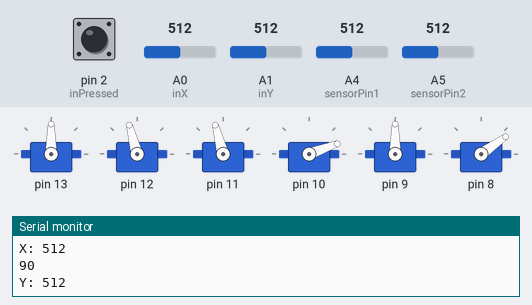
The sketch below on a simulated Arduino Uno, built with avr-gcc and run on an emulated ATmega328P. On the bench: 6 × servo, the last lines printed to the serial monitor. Inputs (shaded band) come from the test bench; at power-on: A0 (inX) = 512, A1 (inY) = 512, A4 (sensorPin1) = 512, A5 (sensorPin2) = 512, pin 2 (inPressed) HIGH.

Above: at 1.2 s.
1.3 s: A0 (inX) set to 550
At 2.6 s:
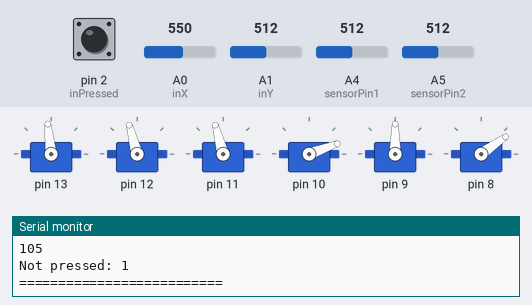
4.3 s: A0 (inX) set to 578
At 5.4 s:
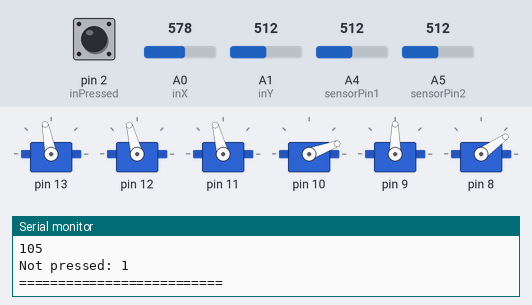
5.8 s: A1 (inY) set to 464
At 6.4 s:
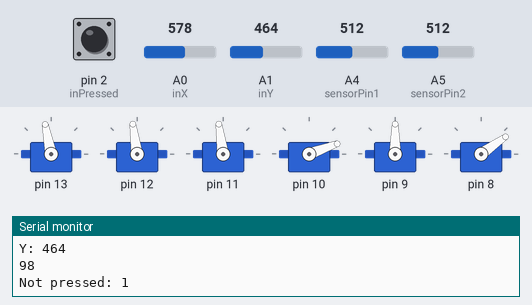
7.3 s: A4 (sensorPin1) set to 716
At 7.8 s:
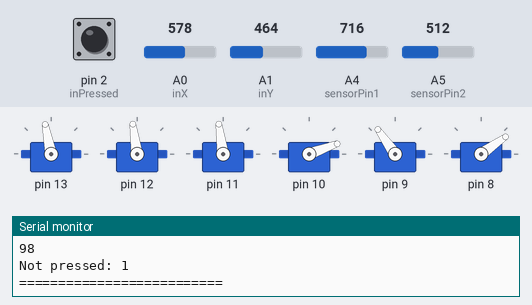
8.8 s: A5 (sensorPin2) set to 716
At 9.2 s:
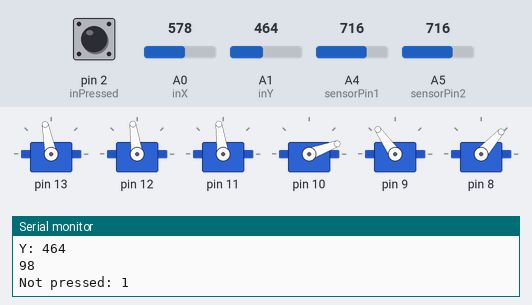
10.3 s: A1 (inY) set to 106
At 11.5 s:
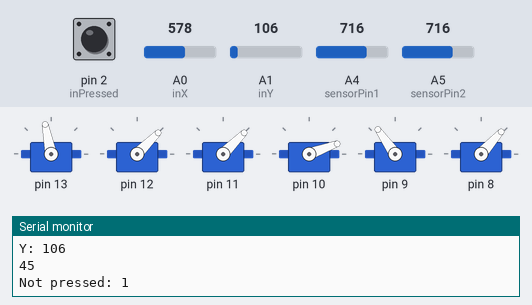
11.8 s: A1 (inY) set to 92
Timing chart, 0 to 14.3 s (numbered marks = the images above; inputs shaded):
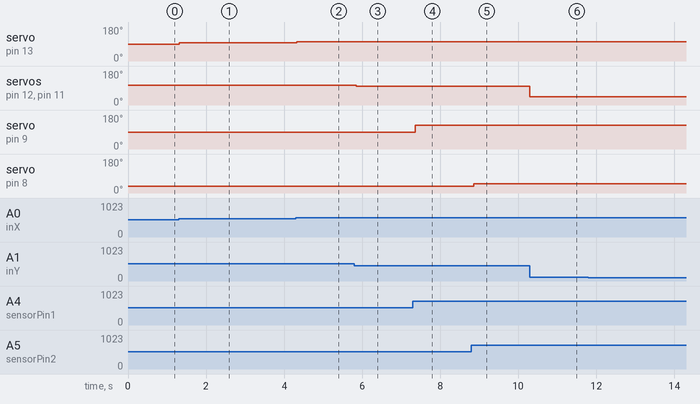

Measured:
- after the input at 1.3 s, servo on pin 13: 90° → 96° at once
- after the input at 4.3 s, servo on pin 13: 96° → 101° at once
- after the input at 5.8 s, servo on pin 12, servo on pin 11: 105° → 98° after 0.05 s
- after the input at 7.3 s, servo on pin 9: 90° → 125° after 0.06 s
- after the input at 8.8 s, servo on pin 8: 35° → 48° after 0.07 s
- after the input at 10.3 s, servo on pin 12, servo on pin 11: 98° → 45° at once
- after the input at 11.8 s, servo on pin 12, servo on pin 11: 45° → 43° at once

The sketch:

Final_Project.ino
```cpp
#include <Servo.h> // 서보모터를 사용하기 위한 헤더파일

Servo servo[6]; // 서보모터 6개

const int inX = A0; //아날로그 input ( 조이스틱 x축 )
const int inY = A1; // 아날로그 input ( 조이스틱 y축 )
const int sensorPin1 = A4; // 아날로그 핀( 가변저항 1번 )
const int sensorPin2 = A5; // 아날로그 핀( 가변저항 2번 )
const int inPressed = 2; //디지털 input ( 조이스틱 스위치 )

int xValue = 0; // variable to store x value
int yValue = 0; // variable to store y value
int pos[6]={80,30,50,20,90,90}; // 초기값 배열
int notPressed = 0; // variable to store the button's state => 1 if not pressed


int x_ang=map(xValue,0,1023,0,180); // 0 ~ 1023의 값을 0 ~ 180의 각도(angle) 값으로 변환
int y_ang=map(yValue,0,1023,0,180); // 0 ~ 1023의 값을 0 ~ 180의 각도(angle) 값으로 변환
int Transform1,Transform2; // 변환값 ( A4번 가변저항,A5번 가변저항 )
int sensor1,sensor2;// 센서값 ( A4번 가변저항,A5번 가변저항 )
void setup()
{
  pinMode(inX, INPUT); // setup x input
  pinMode(inY, INPUT); // setup y input
  pinMode(inPressed, INPUT_PULLUP); // we use a pullup-resistor for the button functionality // 조이스틱 스위치 버튼
  for(int i=0; i<6; i++) // 핀번호 설정 및 서보모터 읽는 값(write)설정
  {
    servo[i].attach(13-i); // 핀번호 설정
    servo[i].write(pos[i]); // 서보모터 각도 설정
  }
  Serial.begin(9600); // Setup serial connection for print out to console // 보레이트 9600으로 설정
}
void  Write() // Write함수 설정 // 로봇 팔에서는 실제 사용 X → 지워도 됨
{
  for(int i=0; i<6; i++)
    servo[i].write(pos[i]);
}
void loop() {
  xValue = analogRead(inX); // x값을 읽는다. [range 0 -> 1023]
  yValue = analogRead(inY); // y값을 읽는다. [range 0 -> 1023]
  notPressed = digitalRead(inPressed); // 버튼의 상태를 읽음 : 1 = not pressed, 0 = pressed
  sensor1 = analogRead(sensorPin1); // 센서값을 읽는다.
  sensor2 = analogRead(sensorPin2); // 센서값을 읽는다.

  x_ang=map(xValue,0,1023,0,180); // 각도값 변환 ( 0 ~ 180도)
  y_ang=map(yValue,0,1023,30,180); // 각도값 변환 ( 30 ~ 180도)
  Transform1 = map(sensor1,0,1023,0,180);// 가변저항 1번 0 ~ 1023을 0 ~ 180으로 변환
  Transform2 = map(sensor2,0,1023,0,70); // 가변저항 2번(집게부분)에 연결 된 서보모터는 0 ~ 70도 사이에서만 동작, 즉 0 ~ 1023을 0 ~ 70값으로 변환

  servo[0].write(x_ang); // 변환 된 조이스틱 x축 각도값 입력
  servo[1].write(y_ang); // 변환 된 조이스틱 y축 각도값 입력
  servo[2].write(y_ang); // 변환 된 조이스틱 y축 각도값 입력
  servo[4].write(Transform1); // 변환 된 가변저항 1번 값 입력
  servo[5].write(Transform2); // 변환 된 가변저항 2번 값 입력

  if(notPressed == 0) // 스위치가 눌리면?  // 서보모터 4번(servo[3]) 동작을 제어할 계획이였음
  {

  }
  else // 안눌리면?
  {

  }

  // print out values
  //////////////////////////////////////////////////////////////////////////////////////////////////////////////////////////
  /////////////////////////////////////////////시리얼 창으로 값을 볼 수 있는 창 ///////////////////////////////////////////////////
  /////////////////////////////////////////////////////////////////////////////////////////////////////////////////////////
  Serial.println("==========================");
  Serial.print("X: ");
  Serial.println(xValue);
  Serial.println(x_ang);
  Serial.print("Y: ");
  Serial.println(yValue);
  Serial.println(y_ang);
  Serial.print("Not pressed: ");
  Serial.println(notPressed);
  // The following delay of 1000ms is only for debugging reasons (it's easier to follow the values on the serial monitor)
  //////////////////////////////////////////////////////////////////////////////////////////////////////////////////////////
  //////////////////////////////////////////////////////////////////////////////////////////////////////////////////////////
  //////////////////////////////////////////////////////////////////////////////////////////////////////////////////////////
  delay(10); // Probably not needed for most applications

}
```
